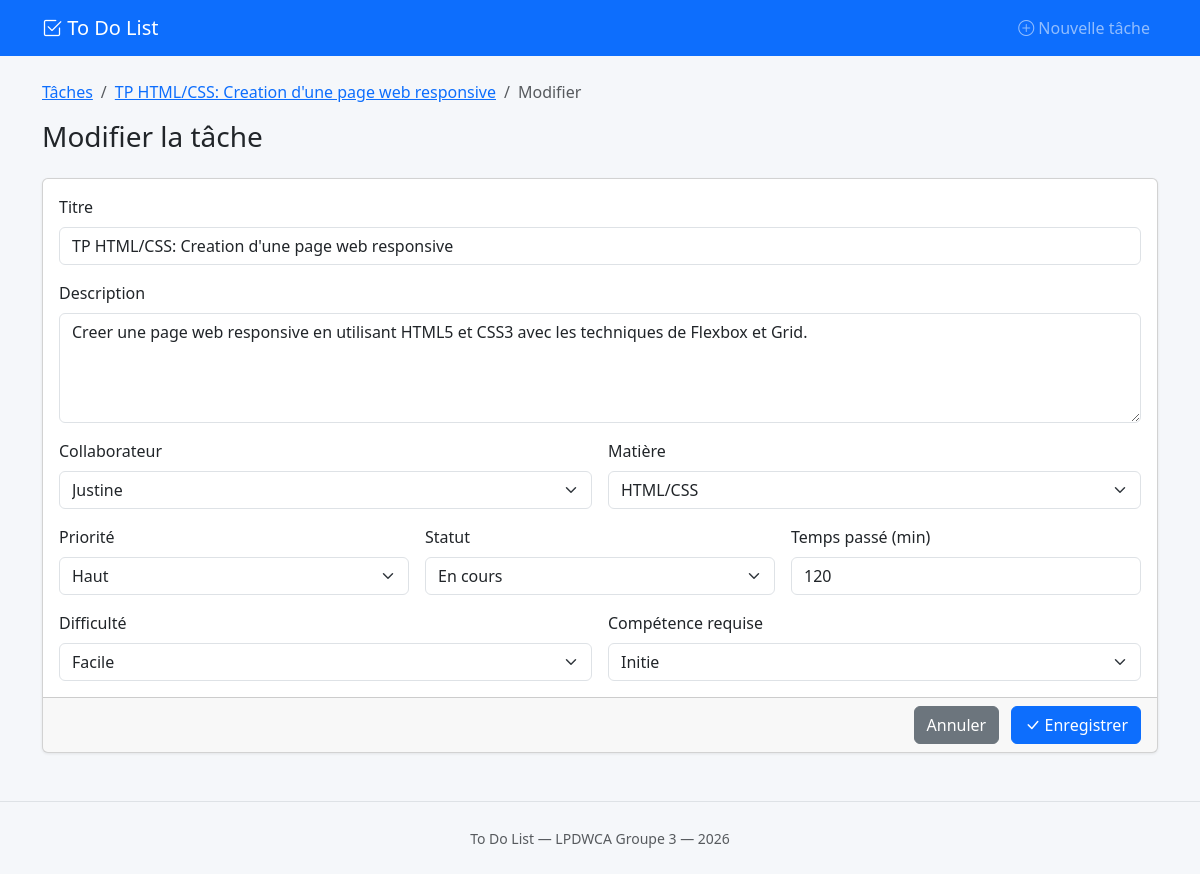
The page /edit.php?id=1 on the database its author committed.
### tables this page shows
CREATE TABLE taches (
                        id_tache                   INT UNSIGNED     NOT NULL AUTO_INCREMENT,
                        libelle                    VARCHAR(255)     NOT NULL,
                        description                TEXT             NOT NULL,
                        date_creation              DATETIME         NOT NULL,
                        date_modification          DATETIME         NOT NULL,
                        date_completion            DATETIME         NULL,
                        temps_passe_minutes        SMALLINT UNSIGNED NOT NULL DEFAULT 0,
                        id_collaborateur           INT UNSIGNED     NOT NULL,
                        id_priorite                TINYINT UNSIGNED NOT NULL,
                        id_statut_tache            TINYINT UNSIGNED NOT NULL,
                        id_matiere                 SMALLINT UNSIGNED NOT NULL,
                        id_niveau_competence_requis TINYINT UNSIGNED NOT NULL,
                        id_niveau_difficulte       TINYINT UNSIGNED NOT NULL,
                        PRIMARY KEY (id_tache),
                        KEY idx_taches_collaborateur  (id_collaborateur),
                        KEY idx_taches_priorite     (id_priorite),
                        KEY idx_taches_statut       (id_statut_tache),
                        KEY idx_taches_matiere      (id_matiere),
                        KEY idx_taches_competence   (id_niveau_competence_requis),
                        KEY idx_taches_difficulte   (id_niveau_difficulte),
                        KEY idx_taches_diff_comp    (id_niveau_difficulte, id_niveau_competence_requis),
                        CONSTRAINT fk_taches_collaborateurs
                            FOREIGN KEY (id_collaborateur)
                                REFERENCES collaborateurs (id_collaborateur)
                                ON UPDATE CASCADE ON DELETE RESTRICT,
                        CONSTRAINT fk_taches_priorite
                            FOREIGN KEY (id_priorite)
                                REFERENCES priorites (id_priorite)
                                ON UPDATE CASCADE ON DELETE RESTRICT,
                        CONSTRAINT fk_taches_statut
                            FOREIGN KEY (id_statut_tache)
                                REFERENCES statuts_tache (id_statut_tache)
                                ON UPDATE CASCADE ON DELETE RESTRICT,
                        CONSTRAINT fk_taches_matiere
                            FOREIGN KEY (id_matiere)
                                REFERENCES matieres (id_matiere)
                                ON UPDATE CASCADE ON DELETE RESTRICT,
                        CONSTRAINT fk_taches_competence
                            FOREIGN KEY (id_niveau_competence_requis)
                                REFERENCES niveaux_competence (id_niveau_competence)
                                ON UPDATE CASCADE ON DELETE RESTRICT,
                        CONSTRAINT fk_taches_difficulte
                            FOREIGN KEY (id_niveau_difficulte)
                                REFERENCES niveaux_difficulte (id_niveau_difficulte)
                                ON UPDATE CASCADE ON DELETE RESTRICT,
     
                        CONSTRAINT fk_taches_compatibilite
                            FOREIGN KEY (id_niveau_difficulte, id_niveau_competence_requis)
                                REFERENCES niveaux_difficulte_competence (id_niveau_difficulte, id_niveau_competence)
                                ON UPDATE CASCADE ON DELETE RESTRICT
);

CREATE TABLE collaborateurs (
                              id_collaborateur INT UNSIGNED    NOT NULL AUTO_INCREMENT,
                              nom_affichage   VARCHAR(100)    NOT NULL,
                              email           VARCHAR(190)    NULL,
                              date_creation   DATETIME        NOT NULL DEFAULT CURRENT_TIMESTAMP,
                              PRIMARY KEY (id_collaborateur),
                              UNIQUE KEY uq_collaborateur_nom   (nom_affichage),
                              UNIQUE KEY uq_collaborateur_email (email)
);

CREATE TABLE matieres (
                          id_matiere  SMALLINT UNSIGNED NOT NULL,
                          libelle     VARCHAR(150)      NOT NULL,
                          PRIMARY KEY (id_matiere),
                          UNIQUE KEY uq_matieres_libelle (libelle)
);

CREATE TABLE priorites (
                           id_priorite      TINYINT UNSIGNED NOT NULL,
                           libelle          VARCHAR(50)      NOT NULL,
                           ordre_affichage  TINYINT UNSIGNED NOT NULL,
                           PRIMARY KEY (id_priorite),
                           UNIQUE KEY uq_priorites_libelle (libelle)
);

CREATE TABLE statuts_tache (
                               id_statut_tache  TINYINT UNSIGNED NOT NULL,
                               libelle          VARCHAR(80)      NOT NULL,
                               ordre_affichage  TINYINT UNSIGNED NOT NULL,
                               est_terminal     TINYINT(1)       NOT NULL DEFAULT 0,
                               PRIMARY KEY (id_statut_tache),
                               UNIQUE KEY uq_statuts_tache_libelle (libelle)
);

CREATE TABLE niveaux_difficulte (
                                    id_niveau_difficulte  TINYINT UNSIGNED NOT NULL,
                                    libelle               VARCHAR(50)      NOT NULL,
                                    note                  VARCHAR(255)     NOT NULL,
                                    ordre_niveau          TINYINT UNSIGNED NOT NULL,
                                    PRIMARY KEY (id_niveau_difficulte),
                                    UNIQUE KEY uq_niveaux_difficulte_libelle (libelle)
);

### includes/functions.php (called while the page is built, shortened)
<?php
function e(string $str): string
{
    return htmlspecialchars($str, ENT_QUOTES, 'UTF-8');
}

### includes/task_form.php (the view, shortened to what this page needs)
<form method="post" class="needs-validation" novalidate>
    <div class="card mb-4">
        <div class="card-body">
            <div class="row g-3">
                <div class="col-12">
                    <label for="libelle" class="form-label">Titre</label>
                    <input type="text" id="libelle" name="libelle" class="form-control" required
                           value="<?= e($task['libelle'] ?? '') ?>">
                </div>
                <div class="col-12">
                    <label for="description" class="form-label">Description</label>
                    <textarea id="description" name="description" class="form-control" rows="4" required><?= e($task['description'] ?? '') ?></textarea>
                </div>
                <div class="col-md-6">
                    <label for="id_collaborateur" class="form-label">Collaborateur</label>
                    <select id="id_collaborateur" name="id_collaborateur" class="form-select" required>
                        <?php foreach ($collaborateurs as $c): ?>
                            <option value="<?= $c['id_collaborateur'] ?>"
                                <?= ($task['id_collaborateur'] ?? '') == $c['id_collaborateur'] ? 'selected' : '' ?>>
                                <?= e($c['nom_affichage']) ?>
                            </option>
                        <?php endforeach; ?>
                    </select>
                </div>
                <div class="col-md-6">
                    <label for="id_matiere" class="form-label">Matière</label>
                    <select id="id_matiere" name="id_matiere" class="form-select" required>
                        <?php foreach ($matieres as $m): ?>
                            <option value="<?= $m['id_matiere'] ?>"
                                <?= ($task['id_matiere'] ?? '') == $m['id_matiere'] ? 'selected' : '' ?>>
                                <?= e($m['libelle']) ?>
                            </option>
                        <?php endforeach; ?>
                    </select>
                </div>
                <div class="col-md-4">
                    <label for="id_priorite" class="form-label">Priorité</label>
                    <select id="id_priorite" name="id_priorite" class="form-select" required>
                        <?php foreach ($priorites as $p): ?>
                            <option value="<?= $p['id_priorite'] ?>"
                                <?= ($task['id_priorite'] ?? '') == $p['id_priorite'] ? 'selected' : '' ?>>
                                <?= e($p['libelle']) ?>
                            </option>
                        <?php endforeach; ?>
                    </select>
                </div>
                <div class="col-md-4">
                    <label for="id_statut_tache" class="form-label">Statut</label>
                    <select id="id_statut_tache" name="id_statut_tache" class="form-select" required>
                        <?php foreach ($statuts as $s): ?>
                            <option value="<?= $s['id_statut_tache'] ?>"
                                <?= ($task['id_statut_tache'] ?? '') == $s['id_statut_tache'] ? 'selected' : '' ?>>
                                <?= e($s['libelle']) ?>
                            </option>
                        <?php endforeach; ?>
                    </select>
                </div>
                <div class="col-md-4">
                    <label for="temps_passe_minutes" class="form-label">Temps passé (min)</label>
                    <input type="number" id="temps_passe_minutes" name="temps_passe_minutes"
                           class="form-control" min="0"
                           value="<?= (int) ($task['temps_passe_minutes'] ?? 0) ?>">
                </div>
                <div class="col-md-6">
                    <label for="id_niveau_difficulte" class="form-label">Difficulté</label>
                    <select id="id_niveau_difficulte" name="id_niveau_difficulte" class="form-select" required>
                        <?php foreach ($difficultes as $d): ?>
                            <option value="<?= $d['id_niveau_difficulte'] ?>"
                                <?= ($task['id_niveau_difficulte'] ?? '') == $d['id_niveau_difficulte'] ? 'selected' : '' ?>>
                                <?= e($d['libelle']) ?>
                            </option>
                        <?php endforeach; ?>
                    </select>
                </div>
                <div class="col-md-6">
                    <label for="id_niveau_competence_requis" class="form-label">Compétence requise</label>
                    <select id="id_niveau_competence_requis" name="id_niveau_competence_requis"
                            class="form-select" required>
                        <option value="">-- Choisir une difficulté d'abord --</option>
                    </select>
                </div>
            </div>
        </div>
        <div class="card-footer text-end">
            <a href="<?= $isEdit ? "task.php?id={$task['id_tache']}" : 'index.php' ?>"
               class="btn btn-secondary me-2">Annuler</a>
            <button type="submit" class="btn btn-primary">
                <i class="bi bi-check-lg"></i>
                <?= $isEdit ? 'Enregistrer' : 'Créer la tâche' ?>
            </button>
        </div>
    </div>
</form>

### edit.php (shortened to what this page needs)
<?php
$pdo    = getDB();
$id     = (int) ($_GET['id'] ?? $_POST['id'] ?? 0);
$stmt = $pdo->prepare('SELECT * FROM taches WHERE id_tache = ?');
$stmt->execute([$id]);
$task = $stmt->fetch();
$isEdit    = true;
$collaborateurs = $pdo->query('SELECT * FROM collaborateurs ORDER BY nom_affichage')->fetchAll();
$priorites      = $pdo->query('SELECT * FROM priorites ORDER BY ordre_affichage')->fetchAll();
$statuts        = $pdo->query('SELECT * FROM statuts_tache ORDER BY ordre_affichage')->fetchAll();
$matieres       = $pdo->query('SELECT * FROM matieres ORDER BY libelle')->fetchAll();
$difficultes    = $pdo->query('SELECT * FROM niveaux_difficulte ORDER BY ordre_niveau')->fetchAll();
require 'includes/header.php';
?>
<nav aria-label="breadcrumb" class="mb-3">
    <ol class="breadcrumb">
        <li class="breadcrumb-item"><a href="index.php">Tâches</a></li>
        <li class="breadcrumb-item"><a href="task.php?id=<?= $id ?>"><?= e($task['libelle']) ?></a></li>
        <li class="breadcrumb-item active">Modifier</li>
    </ol>
</nav>
<h1 class="h3 mb-4">Modifier la tâche</h1>
<?php require 'includes/task_form.php'; ?>
<?php require 'includes/footer.php'; ?>

### css/style.css (style rules this page uses)
body { background-color: #f5f7fa; }
.card { box-shadow: 0 1px 3px rgba(0, 0, 0, 0.08); }

### rows shown on the page
taches: libelle "TP HTML/CSS: Creation d'une page web responsive", description "Creer une page web responsive en utilisant HTML5 et CSS3 avec les techniques de Flexbox et Grid.", id_collaborateur "Justine", id_matiere "HTML/CSS", id_priorite "Haut", id_statut_tache "En cours", temps_passe_minutes "120", id_niveau_difficulte "Facile"
